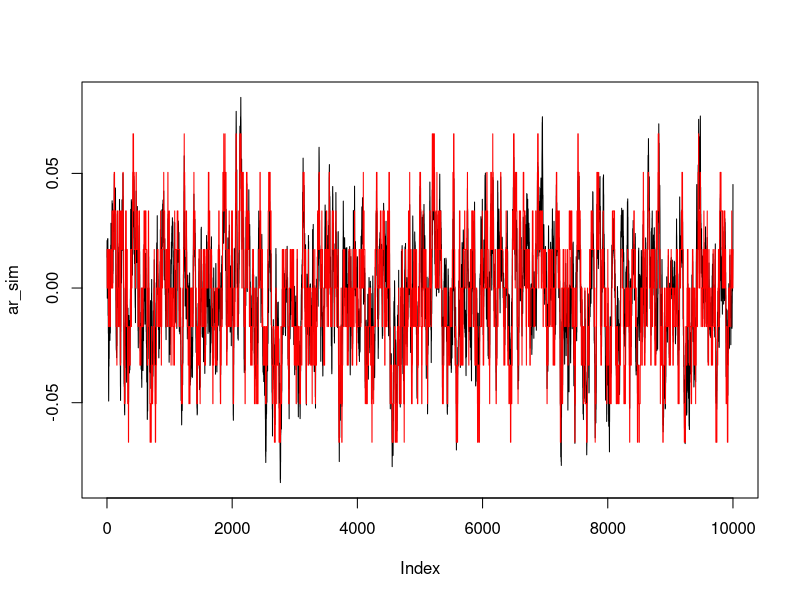
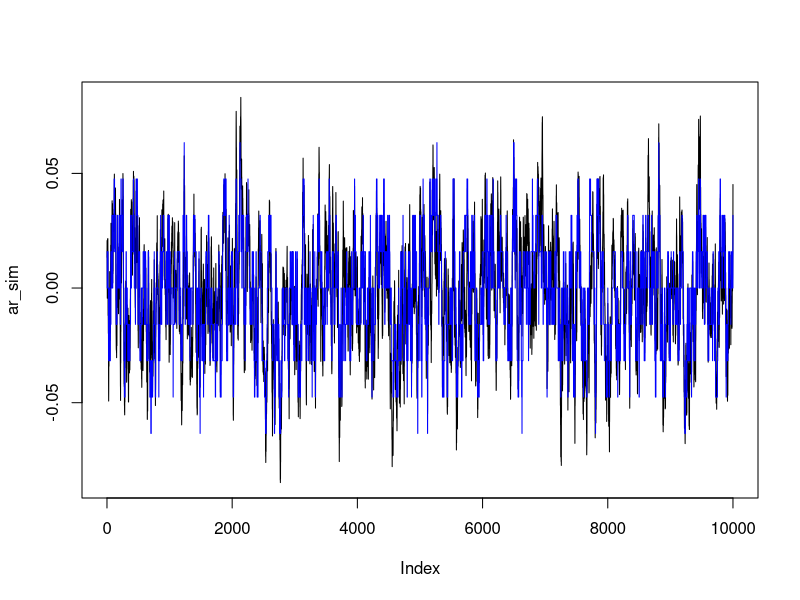
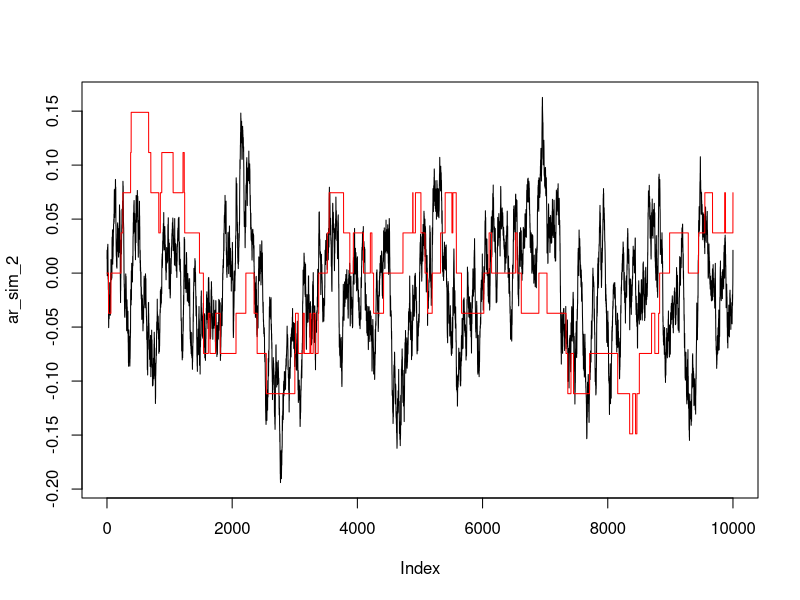
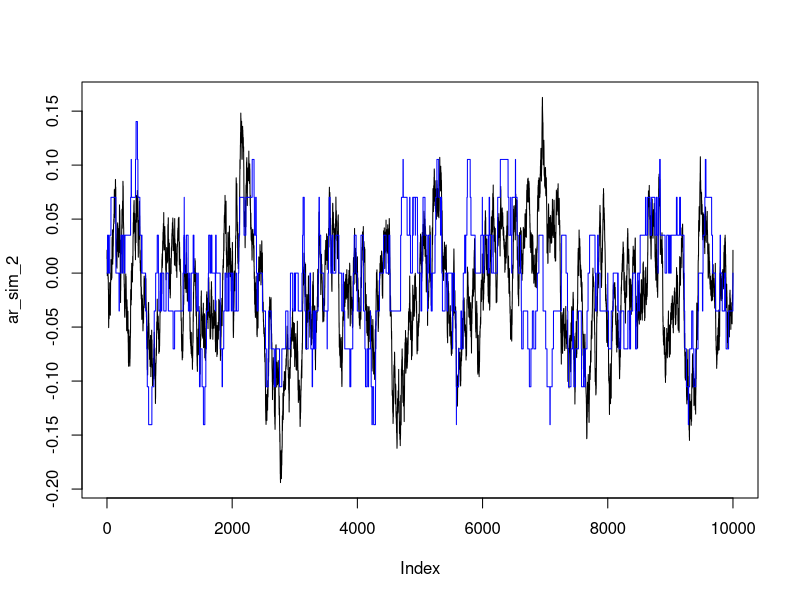

Here is the R script that generated these plots, in order:
library(dplyr)
library(stats)

rho <- 0.95
sigma <- 0.007
mu <- 0
################
## Questão 1: ##
################
# Método de Tauchen
    # função que vai trazer a matriz de transição e o grid
    tauchen <- function(grid_len, mu = 0, sigma = 0.007, rho = 0.95, m = 3) {
        if (rho >= 1){stop("Para aplicar Tauchen, a série deve ser estacionária")}
        
        theta_max <- m * sigma / sqrt(1 - rho^2) + mu
        theta_min <- - theta_max
        grid <- seq(theta_min, theta_max, length.out = grid_len) # dividindo [theta_min, theta_max] em n pontos

        delta <- (max(grid) - min(grid)) / (length(grid) - 1) # tamanho dos saltos entre os pontos do grid

        vec_1 <- pnorm((min(grid) - rho * grid + delta / 2) / sigma, mu) # vetor de transição para o menor valor do grid dado cada estado anterior; pnorm(x) retorna a cdf da normal no valor x
        vec_n <- 1 - pnorm((max(grid) - rho * grid - delta / 2) / sigma, mu) # análogo para o maior valor do grid
        
        if(grid_len > 2){

            grid_interno <- grid[2:(length(grid) - 1)] # valores não extremos do grid

            # função que retorna o vetor de transição para o estado (não extremo) j dado cada estado anterior
            pij <- function(j, i = grid) {
                pnorm((j + delta / 2 - rho * i) / sigma, mu) - pnorm((j - delta / 2 - rho * i) / sigma, mu)
            }

            mat_interna <- sapply(grid_interno, pij)

            return(list(probs = cbind(vec_1, mat_interna, vec_n), grid = grid)) # combinando as transições extremas com as não extremas 
        } else {
            return(list(probs = cbind(vec_1, vec_n), grid = grid))
        } # else

    } # function

    tauchen_grid <- tauchen(9)$grid
    tauchen_probs <- tauchen(9)$probs
    tauchen_round <- round(tauchen_probs, digits = 3) # arredondando em três casas decimais

################
## Questão 2: ##
################
# Método de Rouwenhorst
    rouwenhorst <- function(grid_len, mu = 0, sigma = 0.007, rho = 0.95){
        
        # Fazendo o grid
        theta_max <- (sigma/sqrt(1-rho^2)) * sqrt(grid_len-1)
        theta_min <- - theta_max
        grid <- seq(theta_min, theta_max, length.out = grid_len)


        # Fazendo a matriz de transição
        p1 <- (1+rho)/2
        p <- matrix(c(p1, 1-p1, 1-p1, p1), nrow = 2)

        if(grid_len >= 3){

            for (i in 3:grid_len){
                z1 <- cbind(rbind(p, 0), 0) # adciona um vetor de zeros em baixo de p, depois adciona a direita
                z2 <- rbind(cbind(0, p), 0) # análogo
                z3 <- cbind(rbind(0, p), 0) # análogo
                z4 <- cbind(0, rbind(0, p)) # análogo

                p <- p1*(z1 + z4) + (1-p1)*(z2 + z3)
            } #for
        } #if
        return(list(probs = p/rowSums(p), grid = grid))

    } #function 

    rouwen_grid <- rouwenhorst(9)$grid
    rouwen_probs <- rouwenhorst(9)$probs
    rouwen_round <- round(rouwen_probs, digits = 3)


################
## Questão 3: ##
################
# Simulando o AR(1)

    # Cria n valores de um AR(1) utilizando a formula de que y_t = sum_i theta^(t-i) e_i, i = 1, ..., t, assumindo que y_1 = e_1
    ar1 <- function(n, mu = 0, rho = 0.95, sigma = 0.007, seed = 27) {
        
        set.seed(seed)
        errors <- rnorm(n, 0, sigma) # gerando vetor de erros
        sample <- c(errors[1])

        for (i in 2:n){
            sample[i] = mu + rho*sample[i-1] + errors[i]
        } # for
        return(list(sample = sample, errors = errors))
    } # function 


# Simulando os Markov:
 transic <- function(n, mu = 0, rho = 0.95, sigma = 0.007, seed = 27, grid_len = 9, type = 'tauchen', m = 3) {

        erro <- ar1(n, mu = mu, rho = rho, sigma = sigma, seed = seed)$errors
        cdf_erro <- pnorm(erro, mu, sigma)
        
        if (type == 'tauchen'){

            tauch <- tauchen(grid_len, mu = mu, rho = rho, sigma = sigma, m = m)
            grid <- tauch$grid
            probs <- tauch$probs

            cdf <- probs
            for (i in 2:grid_len){
                cdf[,i] <- rowSums(probs[,1:i])
            } #for cdf

            sim <- c()
            sim[1] <- grid[which(abs(grid-erro[1])== min(abs(grid-erro[1])))]

            for (i in 2:n){
                sim[i] <- grid[min(sum(cdf[which(grid == sim[i-1]),] <= cdf_erro[i])+1, grid_len)]
            } # for sim
        } else if (type == 'rouwen'){
            
            rouwen <- rouwenhorst(grid_len, mu = mu, rho = rho, sigma = sigma)
            grid <- rouwen$grid
            probs <- rouwen$probs

            cdf <- probs
            for (i in 2:grid_len){
                cdf[,i] <- rowSums(probs[,1:i])
            } #for cdf

            sim <- c()
            sim[1] <- grid[which(abs(grid-erro[1])== min(abs(grid-erro[1])))]

            for (i in 2:n){
                sim[i] <- grid[min(sum(cdf[which(grid == sim[i-1]),] <= cdf_erro[i])+1, grid_len)]
            } # for sim
        }

    return(sim)
 }
# plotando para comparar

ar_sim <- ar1(10000)$sample
tauch_sim <- transic(10000)
rouwen_sim <- transic(10000, type = 'rouwen')

plot(ar_sim, type = 'l')
lines(tauch_sim, col = 'red')

plot(ar_sim, type = 'l')
lines(rouwen_sim, col = 'blue')


################
## Questão 4: ##
################

# Regressão do Tauchen:

lm(tauch_sim ~ lag(tauch_sim) - 1)


# Regressão do Rouwenhorst

lm(rouwen_sim ~ lag(rouwen_sim) - 1)




################
## Questão 5: ##
################

# Tauchen:

tauchen_grid_2 <- tauchen(9, rho = 0.99)$grid
tauchen_probs_2 <- tauchen(9, rho = 0.99)$probs

ar_sim_2 <- ar1(10000, rho = 0.99)$sample
tauch_sim_2 <- transic(10000, rho = 0.99)

lm(tauch_sim_2 ~ lag(tauch_sim_2))


plot(ar_sim_2, type = 'l')
lines(tauch_sim_2, col = 'red')

# Rouwenhorst
rouwen_grid_2 <- rouwenhorst(9, rho = 0.99)$grid
rouwen_probs_2 <- rouwenhorst(9, rho = 0.99)$probs

rouwen_sim_2 <- transic(10000, rho = 0.99, type = 'rouwen')

lm(rouwen_sim_2 ~ lag(rouwen_sim_2) - 1)

plot(ar_sim_2, type = 'l')
lines(transic(10000, rho = 0.99, type = 'rouwen'), col = 'blue')




